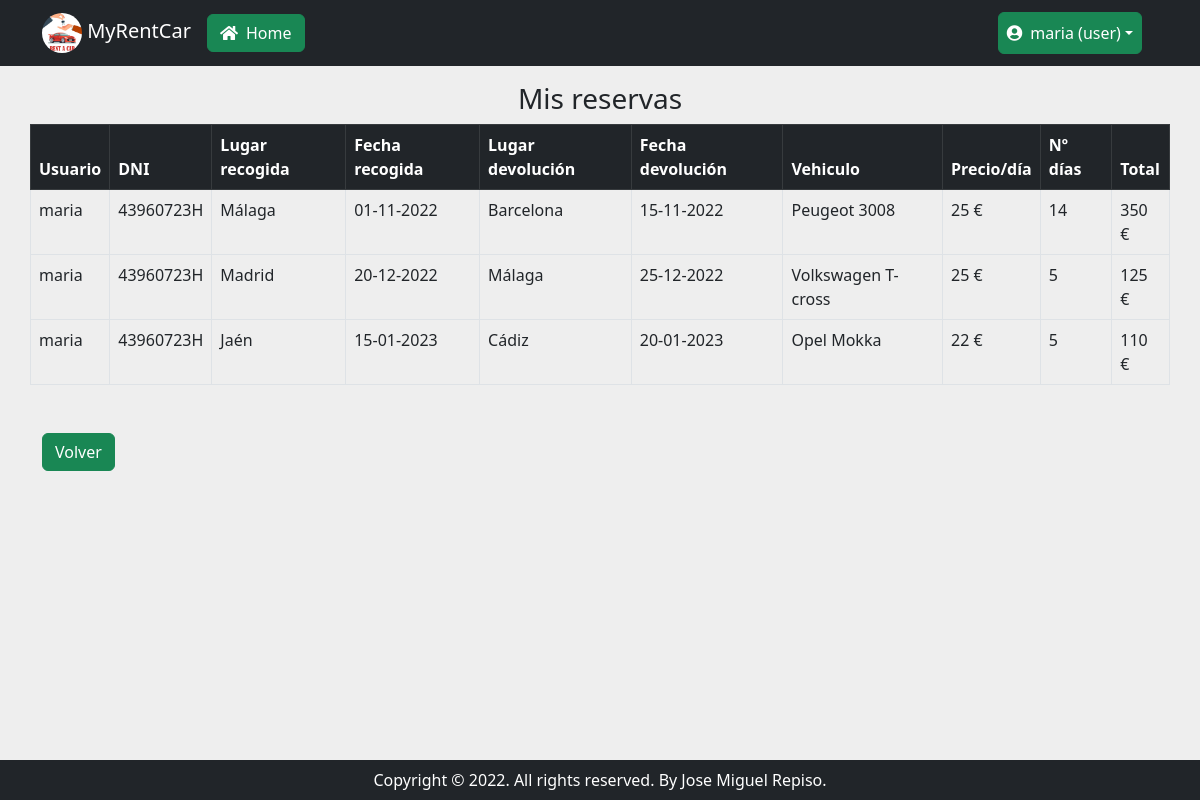
Screenshot of /ver_mis_reservas.php (signed in) with the database file from the repository.
### tables this page shows
CREATE TABLE reservas (
    id INT NOT NULL AUTO_INCREMENT PRIMARY KEY,
    fecha_recogida DATE,
    fecha_devolucion DATE,
	lugar_recogida VARCHAR (60),
	lugar_devolucion VARCHAR (60),
    id_usuario INT,
    id_coche INT,
    CONSTRAINT id_user2_fk FOREIGN KEY (id_usuario) REFERENCES usuarios (id) ON DELETE CASCADE,
    CONSTRAINT id_coche_fk FOREIGN KEY (id_coche) REFERENCES coches (id) ON DELETE CASCADE
);

CREATE TABLE usuarios (
    id INT NOT NULL AUTO_INCREMENT PRIMARY KEY,
    username VARCHAR(100),
	fecha_nacimiento DATE,
	dni VARCHAR(9) UNIQUE,
	email VARCHAR(100),
    password VARCHAR(255),
	rol VARCHAR(50)

);

CREATE TABLE coches (
    id INT NOT NULL AUTO_INCREMENT PRIMARY KEY,
    marca VARCHAR(50),
    modelo VARCHAR(50),
	descripcion VARCHAR(255),
	tipo_combustible VARCHAR(50),
	tipo_transmision VARCHAR(50),
	num_puertas VARCHAR(50),
    precio FLOAT,
	imagen VARCHAR(150),
    estado BOOLEAN
);

### ver_mis_reservas.php (the view, shortened to what this page needs)
<?php
 function formatearFecha($fecha){
    $fecha_formateada=date("d-m-Y", strtotime($fecha));
    return $fecha_formateada;
}
if(!empty($_SESSION['id_usuario']) && filter_var($_SESSION['id_usuario'],FILTER_VALIDATE_INT)){
    $id_usuario=$_SESSION['id_usuario'];
    require_once 'conectar.php';
    try{
        $stmt = $dbh->prepare("SELECT *, DATEDIFF(fecha_devolucion, fecha_recogida) as dias_reserva FROM usuarios, reservas, coches
        WHERE usuarios.id=reservas.id_usuario and coches.id=reservas.id_coche and usuarios.id=?;");
        $stmt->execute(array($id_usuario));
        $result= $stmt->fetchAll(PDO::FETCH_ASSOC);
    }catch(PDOException $e) {
        $errores[]= "Error: " . $e->getMessage();
    }
}else{
    $errores[]= "Error: No existen datos de reserva";
}
?>
<?php require_once ("header.php") ?>
    <div class="container">
        <div class="row mb-3">
            <h3 class="text-center">Mis reservas</h3>
            <table class="table table-bordered table-hover">
                <thead class="table-dark">
                    <tr>
                        <th>Usuario</th>
                        <th>DNI</th>
                        <th>Lugar recogida</th>
                        <th>Fecha recogida</th>
                        <th>Lugar devolución</th>
                        <th>Fecha devolución</th>
                        <th>Vehiculo</th>
                        <th>Precio/día</th>
                        <th>Nº días</th>
                        <th>Total</th>
                    </tr>
                </thead>
                <tbody>
                <?php if($stmt->rowCount()>0 && $result!==false){foreach($result as $row){ ?>
                        <tr>
                            <td data-titulo="usuario"><?= $row['username'] ?></td>
                            <td data-titulo="DNI"><?= $row['dni'] ?></td>
                            <td data-titulo="Lugar recogida"><?= $row['lugar_recogida'] ?></td>
                            <td data-titulo="Fecha recogida"><?php print formatearFecha($row['fecha_recogida']) ?></td>
                            <td data-titulo="Lugar devolución"><?= $row['lugar_devolucion'] ?></td>
                            <td data-titulo="Fecha devolución"><?php print formatearFecha($row['fecha_devolucion']) ?></td>
                            <td data-titulo="Vehiculo"><?= $row['marca']." ".$row['modelo'] ?></td>
                            <td data-titulo="Precio"><?= $row['precio'] ?> €</td>
                            <td data-titulo="Nº días"><?= $row['dias_reserva'] ?></td>
                            <td data-titulo="Total"><?= $row['precio']*$row['dias_reserva'] ?> €</td>
                        </tr>
                    <?php } } ?>
                </tbody>
            </table>
        </div>
        <div class="mb-5">
             <a class="btn btn-success my-3 float-start" href="./index.php">Volver</a>
        </div>
    </div>
<?php require_once ("footer.php") ?>

### rows the page displays
reservas: id_usuario.username "maria", id_usuario.dni "43960723H", lugar_recogida "Málaga", fecha_recogida "01-11-2022", lugar_devolucion "Barcelona", fecha_devolucion "15-11-2022", id_coche.marca "Peugeot", id_coche.modelo "3008", id_coche.precio "25", dias_reserva "14", dias_reserva "350"
reservas: id_usuario.username "maria", id_usuario.dni "43960723H", lugar_recogida "Madrid", fecha_recogida "20-12-2022", lugar_devolucion "Málaga", fecha_devolucion "25-12-2022", id_coche.marca "Volkswagen", id_coche.modelo "T-cross", id_coche.precio "25", dias_reserva "5", dias_reserva "125"
reservas: id_usuario.username "maria", id_usuario.dni "43960723H", lugar_recogida "Jaén", fecha_recogida "15-01-2023", lugar_devolucion "Cádiz", fecha_devolucion "20-01-2023", id_coche.marca "Opel", id_coche.modelo "Mokka", id_coche.precio "22", dias_reserva "5", dias_reserva "110"

### other values shown
$_SESSION['username'] "maria"
$_SESSION['rol'] "user"
